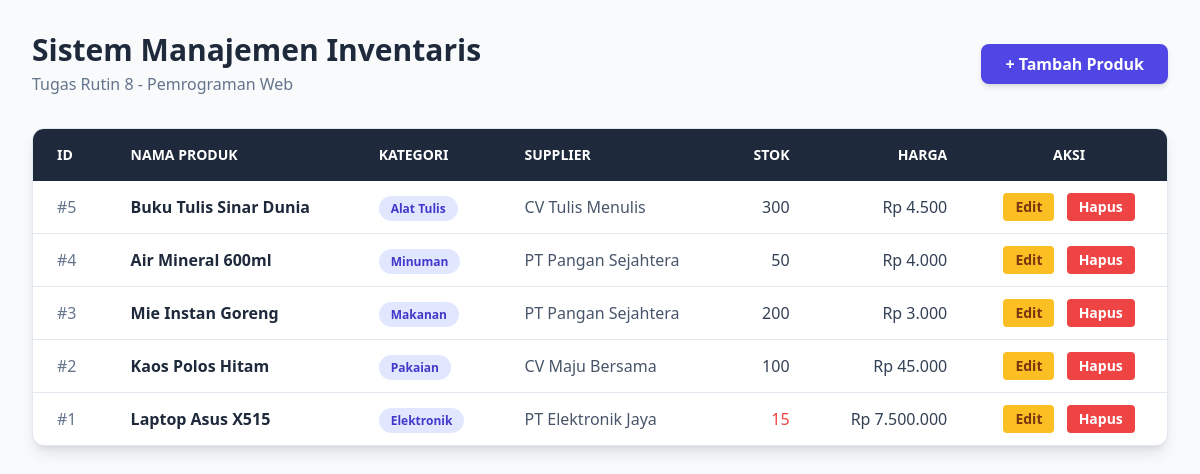
The page / on the database its author committed.
### tables this page shows
CREATE TABLE produk (
    id INT AUTO_INCREMENT PRIMARY KEY,
    nama_produk VARCHAR(150) NOT NULL,
    kategori_id INT NOT NULL,
    supplier_id INT NOT NULL,
    stok INT NOT NULL DEFAULT 0,
    harga DECIMAL(10,2) NOT NULL,
    FOREIGN KEY (kategori_id) REFERENCES kategori(id) ON DELETE CASCADE,
    FOREIGN KEY (supplier_id) REFERENCES supplier(id) ON DELETE CASCADE
);

CREATE TABLE kategori (
    id INT AUTO_INCREMENT PRIMARY KEY,
    nama_kategori VARCHAR(100) NOT NULL
);

CREATE TABLE supplier (
    id INT AUTO_INCREMENT PRIMARY KEY,
    nama_supplier VARCHAR(150) NOT NULL,
    kontak VARCHAR(50) NOT NULL
);

### index.php (the view, shortened to what this page needs)
<?php
$db = Database::getInstance()->getConnection();
$query = "
    SELECT
        produk.id,
        produk.nama_produk,
        kategori.nama_kategori,
        supplier.nama_supplier,
        produk.stok,
        produk.harga
    FROM produk
    JOIN kategori ON produk.kategori_id = kategori.id
    JOIN supplier ON produk.supplier_id = supplier.id
    ORDER BY produk.id DESC
";
$stmt = $db->prepare($query);
$stmt->execute();
$produk_list = $stmt->fetchAll();
?>
<!DOCTYPE html>
<html lang="id">
<head>
    <script src="https://cdn.tailwindcss.com"></script>
</head>
<body class="bg-slate-50 min-h-screen p-8 font-sans">
    <main class="max-w-6xl mx-auto">
        <div class="flex justify-between items-center mb-8">
            <div>
                <h1 class="text-3xl font-extrabold text-slate-800">Sistem Manajemen Inventaris</h1>
                <p class="text-slate-500 mt-1">Tugas Rutin 8 - Pemrograman Web</p>
            </div>
            <a href="create.php" class="bg-indigo-600 hover:bg-indigo-700 text-white font-bold py-2 px-6 rounded-lg shadow-md transition">
                + Tambah Produk
            </a>
        </div>
        <div class="bg-white rounded-xl shadow-lg overflow-hidden border border-slate-200">
            <table class="w-full text-left border-collapse">
                <thead>
                    <tr class="bg-slate-800 text-white">
                        <th class="py-4 px-6 font-semibold text-sm uppercase">ID</th>
                        <th class="py-4 px-6 font-semibold text-sm uppercase">Nama Produk</th>
                        <th class="py-4 px-6 font-semibold text-sm uppercase">Kategori</th>
                        <th class="py-4 px-6 font-semibold text-sm uppercase">Supplier</th>
                        <th class="py-4 px-6 font-semibold text-sm uppercase text-right">Stok</th>
                        <th class="py-4 px-6 font-semibold text-sm uppercase text-right">Harga</th>
                        <th class="py-4 px-6 font-semibold text-sm uppercase text-center">Aksi</th>
                    </tr>
                </thead>
                <tbody class="divide-y divide-slate-200">
                    <?php foreach ($produk_list as $row): ?>
                        <tr class="hover:bg-slate-50 transition">
                            <td class="py-3 px-6 text-slate-500 font-medium">#<?= $row['id'] ?></td>
                            <td class="py-3 px-6 text-slate-800 font-bold"><?= htmlspecialchars($row['nama_produk']) ?></td>
                            <td class="py-3 px-6">
                                <span class="bg-indigo-100 text-indigo-700 py-1 px-3 rounded-full text-xs font-semibold">
                                    <?= htmlspecialchars($row['nama_kategori']) ?>
                                </span>
                            </td>
                            <td class="py-3 px-6 text-slate-600"><?= htmlspecialchars($row['nama_supplier']) ?></td>
                            <td class="py-3 px-6 text-right font-medium <?= $row['stok'] < 20 ? 'text-red-500' : 'text-slate-700' ?>">
                                <?= number_format($row['stok']) ?>
                            </td>
                            <td class="py-3 px-6 text-right text-slate-700 font-medium">
                                Rp <?= number_format($row['harga'], 0, ',', '.') ?>
                            </td>
                            <td class="py-3 px-6 text-center space-x-2">
                                <a href="update.php?id=<?= $row['id'] ?>" class="inline-block bg-amber-400 hover:bg-amber-500 text-amber-900 font-semibold py-1 px-3 rounded text-sm transition">
                                    Edit
                                </a>
                                <a href="index.php?delete_id=<?= $row['id'] ?>"
                                   onclick="return confirm('Yakin ingin menghapus produk <?= htmlspecialchars($row['nama_produk']) ?>?');"
                                   class="inline-block bg-red-500 hover:bg-red-600 text-white font-semibold py-1 px-3 rounded text-sm transition">
                                    Hapus
                                </a>
                            </td>
                        </tr>
                    <?php endforeach; ?>
                </tbody>
            </table>
        </div>
    </main>
</body>
</html>

### rows shown on the page
produk: id "5", nama_produk "Buku Tulis Sinar Dunia", kategori.nama_kategori "Alat Tulis", supplier.nama_supplier "CV Tulis Menulis", stok "300", harga "4.500"
produk: id "4", nama_produk "Air Mineral 600ml", kategori.nama_kategori "Minuman", supplier.nama_supplier "PT Pangan Sejahtera", stok "50", harga "4.000"
produk: id "3", nama_produk "Mie Instan Goreng", kategori.nama_kategori "Makanan", supplier.nama_supplier "PT Pangan Sejahtera", stok "200", harga "3.000"
produk: id "2", nama_produk "Kaos Polos Hitam", kategori.nama_kategori "Pakaian", supplier.nama_supplier "CV Maju Bersama", stok "100", harga "45.000"
produk: id "1", nama_produk "Laptop Asus X515", kategori.nama_kategori "Elektronik", supplier.nama_supplier "PT Elektronik Jaya", stok "15", harga "7.500.000"
